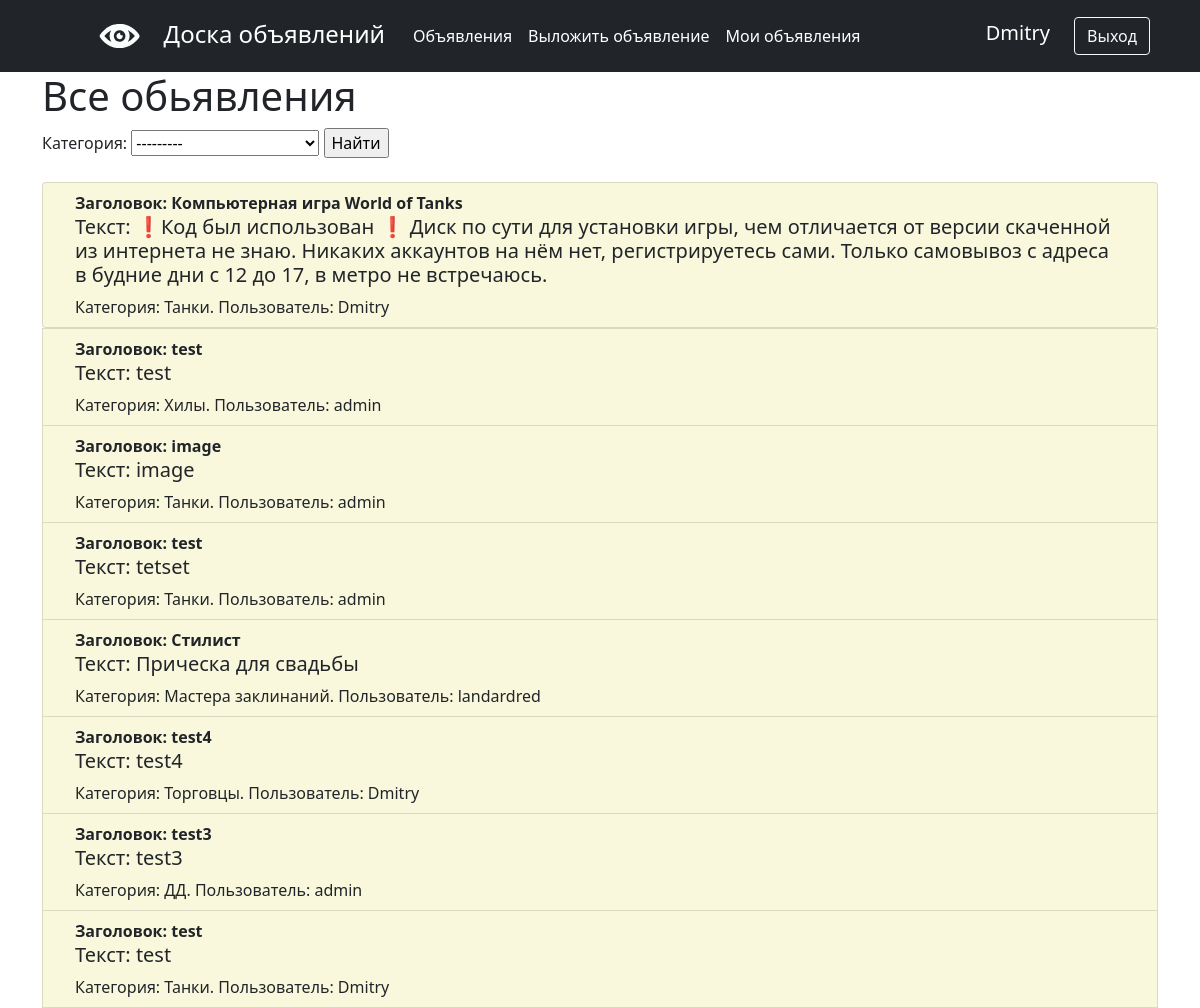
Page /adv/ (signed in) on the committed database.
### main/models.py (models this page shows, shortened)
class Category(models.Model):
    category = models.CharField(max_length=255, unique=True)
    def __str__(self):
        return f'{self.category}'

class Advertisement(models.Model):
    header = models.CharField(max_length=255)
    text = models.TextField()
    video_link = models.TextField(null=True, blank=True)
    category = models.ForeignKey(Category, on_delete=models.CASCADE, verbose_name='Категория')
    time_create = models.DateTimeField(auto_now_add=True)
    user = models.ForeignKey(User, on_delete=models.CASCADE, related_name='advertisement_user')
    image = models.ImageField(upload_to='images/', null=True, blank=True)

### main/views.py (the view, shortened to what this page needs)
# urls.py: path('', AdvList.as_view()),
class AdvList(ListView):
    model = Advertisement
    template_name = 'advertisements.html'
    context_object_name = 'advs'
    queryset = Advertisement.objects.order_by('-time_create')
    def get_context_data(self, **kwargs):
        context = super().get_context_data(**kwargs)
        context['filter'] = AdvFilter(self.request.GET, queryset=self.get_queryset())
        check_valid(self)
        return context

### main/views.py (called while the page is built)
def check_valid(self):
    print('post')
    if self.request.user.is_authenticated:
        if not UserCode.objects.filter(user_id=self.request.user).values('valid')[0]['valid']:
            print('da!!')
            self.request.user.delete()
    return redirect('/adv/')

### templates/advertisements.html (shortened to what this page needs)
{% extends 'flatpages/default.html' %}
{% block content %}
<h1>Все обьявления</h1>
<form method="GET">
    {{ filter.form }}
    <input type="submit" value="Найти">
</form>
<ul class="list-group mt-4">
    {% if advs %}
    {% for adv in filter.qs %}
    <a href="{% url 'adv_detail' adv.id %}" class="list-group-item list-group-item-action">
        <b>Заголовок: {{ adv.header }}</b>
        <h5>Текст: {{ adv.text }}</h5>
        <h7>Категория: {{ adv.category }}.</h7>
        <span>Пользователь: {{ adv.user }}</span>
    </a>
</ul>
{% endfor %}
{% else %}
<p>Обьявлений нет</p>
{% endif %}
{% endblock content %}

### templates/flatpages/default.html (shortened to what this page needs)
<!DOCTYPE html>
<html lang="en">
<head>
    {% load static %}
    <link href="{% static 'css/styles.css' %}" rel="stylesheet"/>
</head>
<body>
<header class="p-3 bg-dark text-white">
    <div class="container">
        <div class="d-flex flex-wrap align-items-center justify-content-center justify-content-lg-start">
            <ul class="nav col-12 col-lg-auto me-lg-auto mb-2 justify-content-center mb-md-0">
                <img class="navbar-brand " src="{% static 'img/logo.svg' %}" alt="logo">
                <span class="fs-4">Доска объявлений</span>
                <li><a href="/adv/" class="nav-link px-2 text-white">Объявления</a></li>
                <li><a href="{% url 'adv_create' %}" class="nav-link px-2 text-white">Выложить объявление</a></li>
                {% if request.user.is_authenticated %}
                <li><a href="{% url 'account' %}" class="nav-link px-2 text-white">Мои объявления</a></li>
                {% endif %}
            </ul>
            <div class="text-end">
                {% if not request.user.is_authenticated %}
                <a href="{% url 'login' %}" class="btn btn-outline-light me-2" role="button">Вход</a>
                <a href="{% url 'register' %}" class="btn btn-warning" role="button">Регистрация</a>
                {% else %}
                <span class="fs-5">{{ user.username }}</span>
                <a href="{% url 'logout' %}" class="btn btn-outline-light me-2" role="button">Выход</a>
                {% endif %}
            </div>
        </div>
    </div>
</header>
<div class="container">
    {% block content %}
    {% endblock content %}
</div>
</body>
</html>

### rows in the picture
Category: category "---------"
Advertisement: header "Компьютерная игра World of Tanks", text "❗️Код был использован ❗️ Диск по сути для установки игры, чем отличается от версии скаченной из интернета не знаю. Никаких аккаунтов на нём нет, регистрируетесь сами. Только самовывоз с адреса в будние дни с 12 до 17, в метро не встречаюсь.", category "Танки", user "Dmitry"
Advertisement: header "test", text "test", category "Хилы", user "admin"
Advertisement: header "image", text "image", category "Танки", user "admin"
Advertisement: header "test", text "tetset", category "Танки", user "admin"
Advertisement: header "Стилист", text "Прическа для свадьбы", category "Мастера заклинаний", user "landardred"
Advertisement: header "test4", text "test4", category "Торговцы", user "Dmitry"
Advertisement: header "test3", text "test3", category "ДД", user "admin"
Advertisement: header "test", text "test", category "Танки", user "Dmitry"

### other values in the picture
{{ user.username }} "Dmitry"
